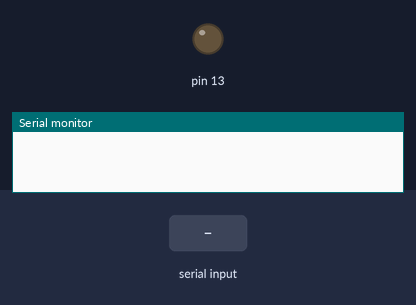
Simulated run of this sketch. Board: Arduino Uno, built with avr-gcc and run on an emulated ATmega328P. Parts: output pins drawn as LEDs (lit = HIGH), the last lines printed to the serial monitor. The inputs (shaded band) are chosen by the test bench.

Above: at 1.2 s.
1.3 s: "on" received over the second serial link
At 2.3 s:
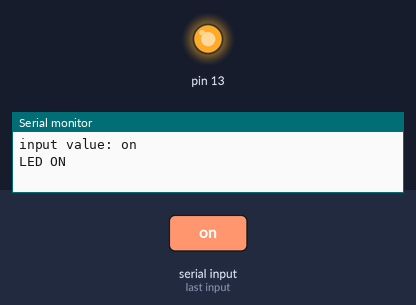
2.8 s: "off" received over the second serial link
At 3.7 s:
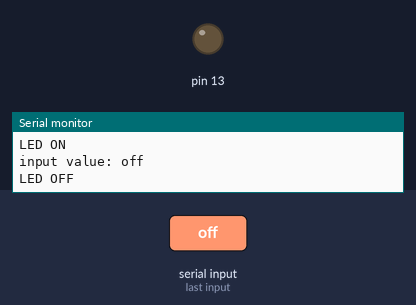
Timing chart, 0 to 5.8 s (numbered marks = the images above; inputs shaded):
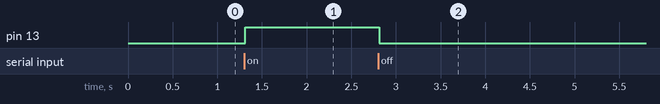

Measured:
- after the input at 1.3 s, pin 13: LOW → HIGH at once
- after the input at 2.8 s, pin 13: HIGH → LOW at once

The sketch:

bluetooth_ex3.ino
```cpp
#include <SoftwareSerial.h> // 시리얼통신 라이브러리

int blueTx = 4; //Tx (보내는 핀 설정) Digital Pin 4
int blueRx = 5; //Rx (받는 핀 설정) Digital Pin 5

SoftwareSerial mySerial(blueTx, blueRx); //시리얼 통신을 위한 객체선언
String myString=""; // 받는 문자열

void setup() {
  Serial.begin(9600); //시리얼모니터
  mySerial.begin(9600); //블루투스 시리얼 개방
  pinMode(13, OUTPUT); // Pin 13을 OUTPUT 으로 설정(LED ON/OFF)
}

void loop() {
  while(mySerial.available()) // mySerial에 전송된 값이 있으면
  {
    char myChar = (char)mySerial.read(); // mySerial int 값을 char 형식으로 변환
    myString += myChar; // 수신되는 문자를 myString에 모두 붙임(1바이트씩 전송되는 것을 연결)
    delay(5); // 수신 문자열 끊김 방지
  }
  if(!myString.equals("")) // myString 값이 있다면
  {
    Serial.println("input value: " + myString); // 시리얼모니터에 myString값 출력

    if(myString == "on") // myString 값이 "on"이라면
    {
      digitalWrite(13, HIGH); //LED ON
      Serial.println("LED ON");
    } else if (myString == "off") // if myString value is "off"
    {
      digitalWrite(13, LOW); //LED OFF
      Serial.println("LED OFF");
    }

    myString = ""; // myString 변수값 초기화
  }
}
```
